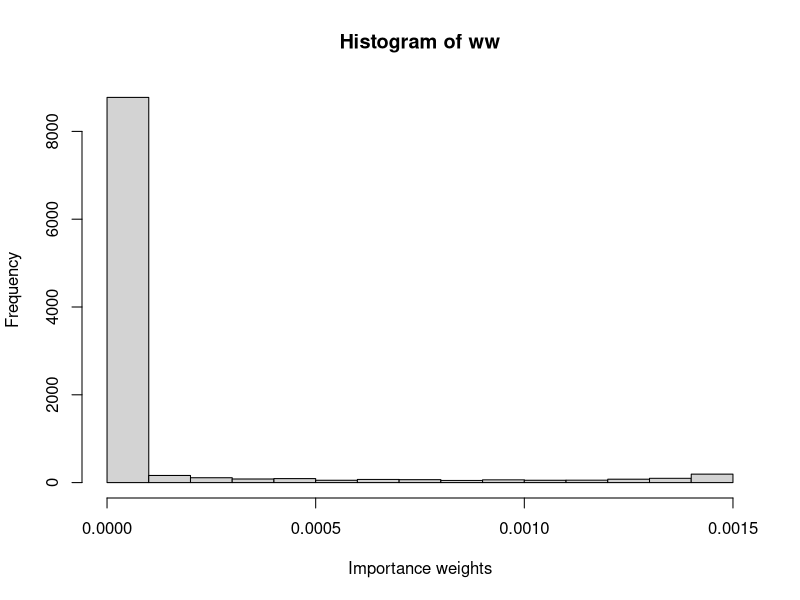
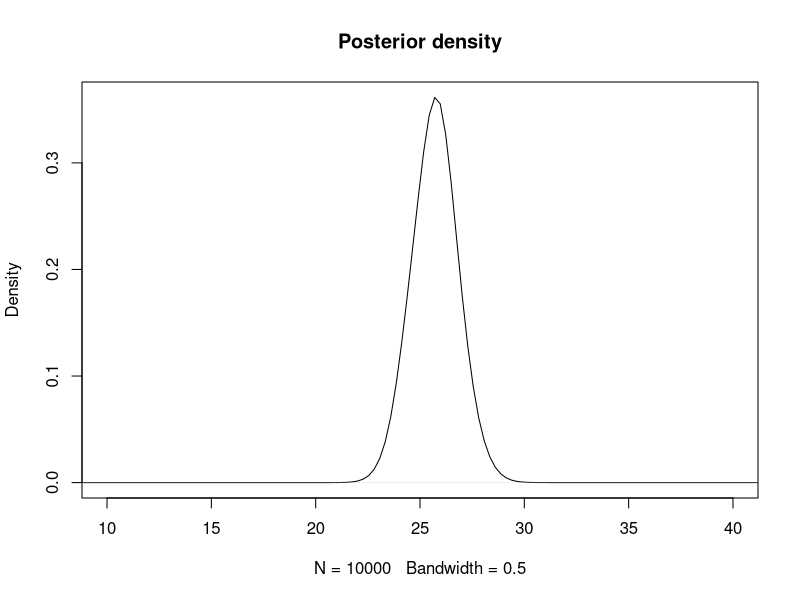
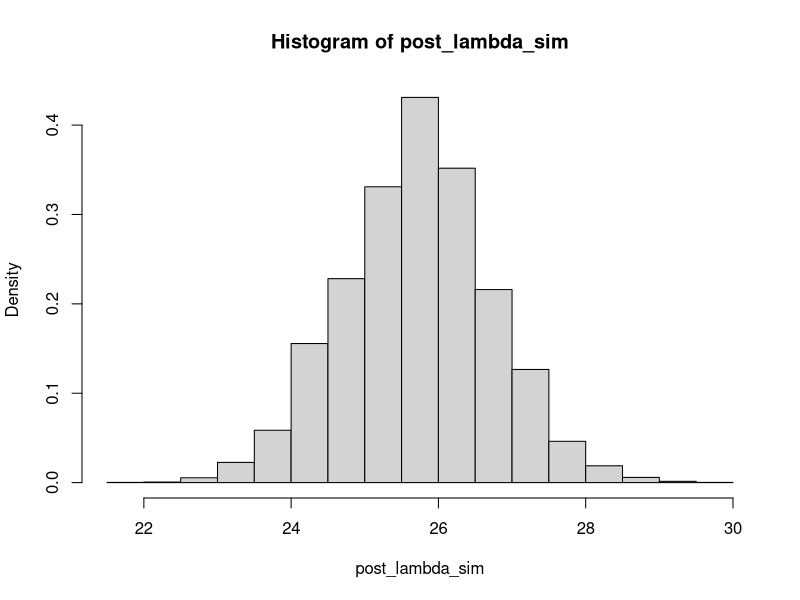
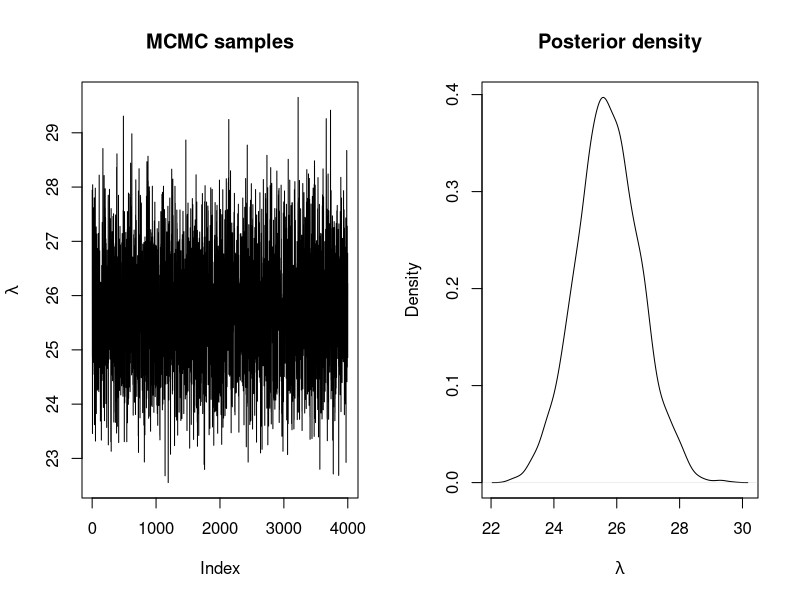
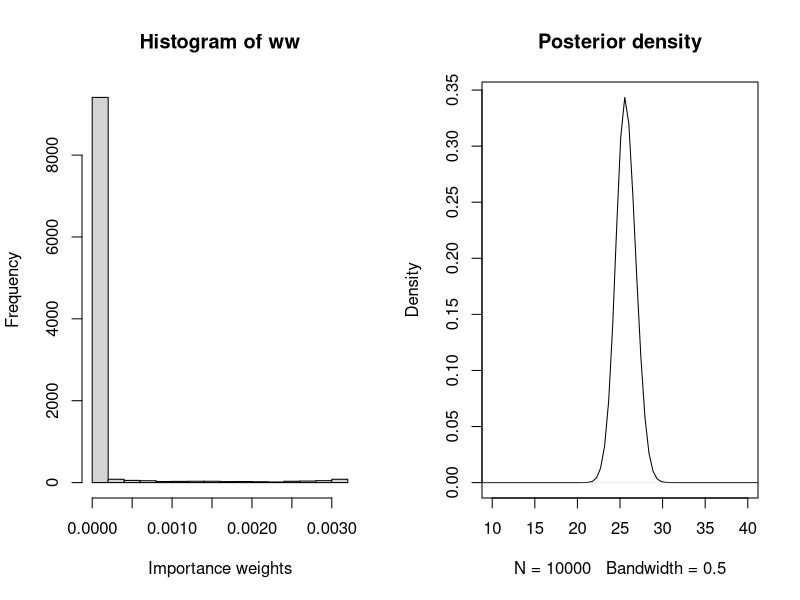
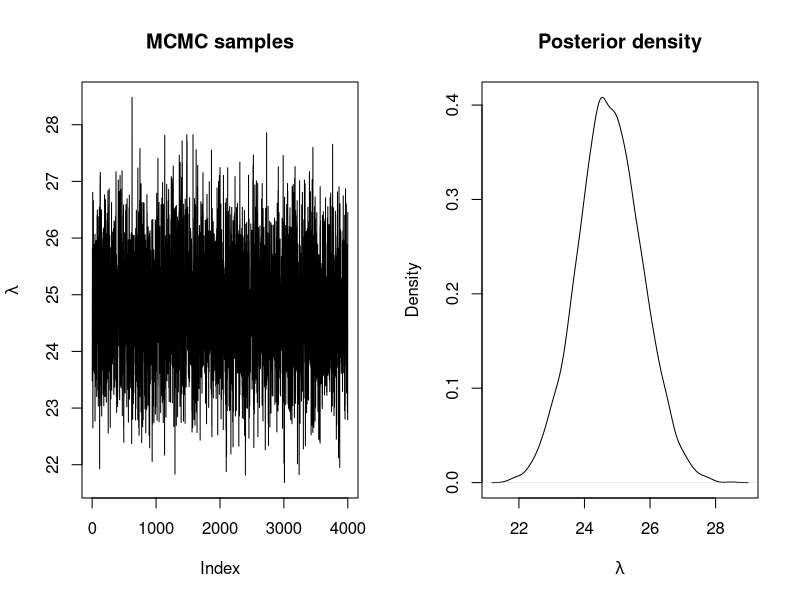
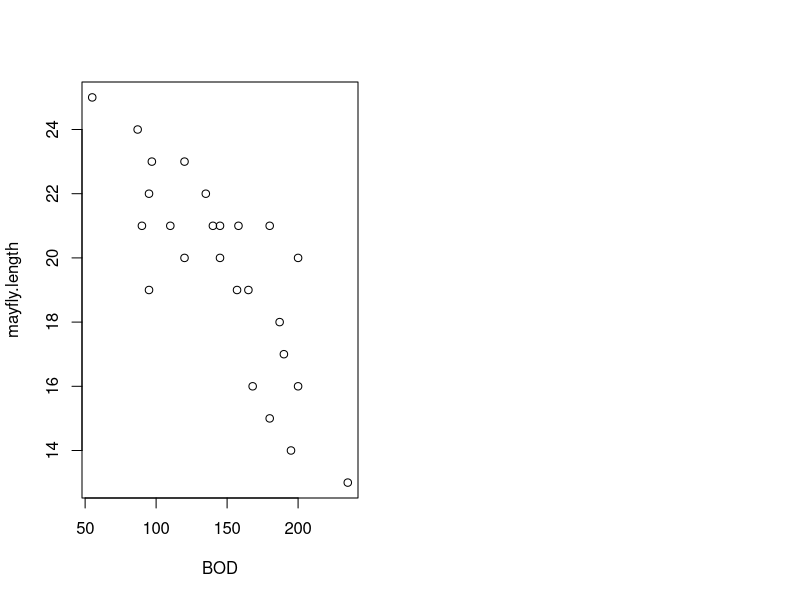
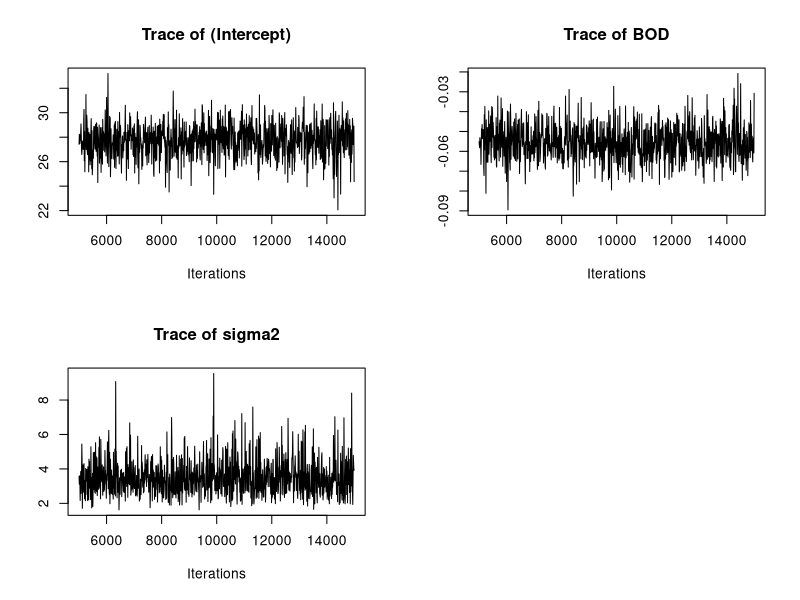

R code for these plots, in order:
## ---- chunk 1
GoTdata <- data.frame(Us = c(25, 29, 27, 27, 25, 27, 22, 26, 27, 29, 23,
                          28, 25, 24, 22, 25, 23, 29, 23, 28, 21, 29,
                          28, 23, 28))
y <- GoTdata$Us
## ---- chunk 2
n_simulations <- 10000
set.seed(1)
lambda_sim <- rlnorm(n_simulations, 3, 0.5)
## ---- chunk 3
# Log-Likelihood (for each value of lambda_sim)
loglik_pois <- sapply(lambda_sim, function(LAMBDA) {
  sum(dpois(GoTdata$Us, LAMBDA, log = TRUE))
})

# Log-weights: log-lik + log-prior - log-proposal_distribution
log_ww <- loglik_pois + dgamma(lambda_sim, 0.01, 0.01, log = TRUE) - dlnorm(lambda_sim, 3, 0.5, log = TRUE)

# Re-scale weights to sum up to one
log_ww <- log_ww - max(log_ww)
ww <- exp(log_ww)
ww <- ww / sum(ww)

## ---- chunk 4
hist(ww, xlab = "Importance weights")
## ---- chunk 5
# Posterior mean
(post_mean <- sum(lambda_sim * ww))

# Posterior variance
(post_var <- sum(lambda_sim^2 * ww)- post_mean^2)
## ---- chunk 6
plot(density(lambda_sim, weights = ww, bw = 0.5) , main = "Posterior density", xlim = c(10,40))
## ---- chunk 7
post_lambda_sim <- sample(lambda_sim, prob = ww, replace = TRUE)
hist(post_lambda_sim, freq = FALSE)
## ---- chunk 8
# Proposal distribution: sampling
rq <- function(lambda) {
  rlnorm(1, meanlog = log(lambda), sdlog = sqrt(1 / 100))
}

# Proposal distribution: log-density
logdq <- function(new.lambda, lambda) {
  dlnorm(new.lambda, meanlog = log(lambda), sdlog = sqrt(1 / 100), log = TRUE)
}

# Prior distribution: Ga(0.01, 0.01)
logprior <- function(lambda) {
  dgamma(lambda, 0.01, 0.01, log = TRUE)
}

# LogLikelihood
loglik <- function(y, lambda) {
   res <- sum(dpois(y, lambda, log = TRUE)) 
}
## ---- chunk 9
# Number of iterations
n.iter <- 40500

# Simulations of the parameter
lambda <- rep(NA, n.iter)

# Initial value
lambda[1] <- 30

for(i in 2:n.iter) {
  new.lambda <- rq(lambda[i - 1])
  
  # Log-Acceptance probability
  logacc.prob <- loglik(y, new.lambda) + logprior(new.lambda) +
    logdq(lambda[i - 1], new.lambda)
  logacc.prob <- logacc.prob - loglik(y, lambda[i - 1]) - logprior(lambda[i - 1]) - 
    logdq(new.lambda, lambda[i - 1])
  logacc.prob <- min(0, logacc.prob)#0 = log(1)
  
  if(log(runif(1)) < logacc.prob) {
    # Accept
    lambda[i] <- new.lambda
  } else {
    # Reject
    lambda[i] <- lambda[i - 1]
  }
}
## ---- chunk 10
# Remove burn-in
lambda <- lambda[-c(1:500)]

# Thinning
lambda <- lambda[seq(1, length(lambda), by = 10)]

# Summary statistics
summary(lambda)

par(mfrow = c(1, 2))
plot(lambda, type = "l", main = "MCMC samples", ylab = expression(lambda))
plot(density(lambda), main = "Posterior density", xlab = expression(lambda))
## ---- chunk 11
    ESS <- function(ww){
      (sum(ww)^2)/sum(ww^2)
    }
    ESS(ww)
    n_simulations
## ---- chunk 12
    n_simulations <- 10000
    set.seed(12)
    lambda_sim <- rgamma(n_simulations,5,0.1)
    loglik_pois <- sapply(lambda_sim, function(LAMBDA) {
      sum(dpois(GoTdata$Us, LAMBDA, log = TRUE))
    })
    log_ww <- loglik_pois + dgamma(lambda_sim, 0.01, 0.01, log = TRUE) - dgamma(lambda_sim, 5, 0.1, log=TRUE)
    log_ww <- log_ww - max(log_ww)
    ww <- exp(log_ww)
    ww <- ww / sum(ww)
## ---- chunk 13
    hist(ww, xlab = "Importance weights")
## ---- chunk 14
    post_mean <- sum(lambda_sim * ww)
    post_mean
    post_var <- sum(lambda_sim^2 * ww)- post_mean^2
    post_var
## ---- chunk 15
    plot(density(lambda_sim, weights = ww, bw = 0.5), main = "Posterior density", xlim = c(10,40))
## ---- chunk 16
    ESS(ww)
    n_simulations
## ---- chunk 17
    # Prior distribution: Ga(1.0, 1.0)
    logprior <- function(lambda) {
      dgamma(lambda, 1.0, 1.0, log = TRUE)
    }
    # Number of iterations
    n.iter <- 40500
    
    # Simulations of the parameter
    lambda <- rep(NA, n.iter)
    
    # Initial value
    lambda[1] <- 30
    
    for(i in 2:n.iter) {
      new.lambda <- rq(lambda[i - 1])
      
      # Log-Acceptance probability
      logacc.prob <- loglik(y, new.lambda) + logprior(new.lambda) +
        logdq(lambda[i - 1], new.lambda)
      logacc.prob <- logacc.prob - loglik(y, lambda[i - 1]) - logprior(lambda[i - 1]) - 
        logdq(new.lambda, lambda[i - 1])
      logacc.prob <- min(0, logacc.prob)#0 = log(1)
      
      if(log(runif(1)) < logacc.prob) {
        # Accept
        lambda[i] <- new.lambda
      } else {
        # Reject
        lambda[i] <- lambda[i - 1]
      }
    }
    # Remove burn-in
    lambda <- lambda[-c(1:500)]
    
    # Thinning
    lambda <- lambda[seq(1, length(lambda), by = 10)]
    
    # Summary statistics
    summary(lambda)
    
    par(mfrow = c(1, 2))
    plot(lambda, type = "l", main = "MCMC samples", ylab = expression(lambda))
    plot(density(lambda), main = "Posterior density", xlab = expression(lambda))
## ---- chunk 18
# Read in data
BOD <- c(200,180,135,120,110,120,95,168,180,195,158,145,140,145,165,187,
         190,157,90,235,200,55,87,97,95)
mayfly.length <- c(20,21,22,23,21,20,19,16,15,14,21,21,21,20,19,18,17,19,21,13,
            16,25,24,23,22)
# Create data frame for the analysis
Data <- data.frame(BOD=BOD,mayfly.length=mayfly.length)
## ---- chunk 19
library(MCMCpack)
## ---- chunk 20
?MCMCregress
## ---- chunk 21
    # Scatterplot
    plot(BOD,mayfly.length)
    # Correlation with hypothesis test
    cor.test(BOD,mayfly.length)
## ---- chunk 22
    # Linear Regression using lm()
    linreg <- lm(mayfly.length ~ BOD, data = Data)
    summary(linreg)
## ---- chunk 23
    # Bayesian Linear Regression using a Gibbs Sampler
    
    # Set the size of the burn-in, the number of iterations of the Gibbs Sampler
    # and the level of thinning
    burnin <- 5000
    mcmc <- 10000
    thin <- 10

    # Obtain the samples
    results1  <- MCMCregress(mayfly.length~BOD,
                             b0=c(0.0,0.0), B0 = c(0.0001,0.0001),
                             c0 = 2, d0 = 2, # Because the prior is Ga(c0/2,d0/2),
                             beta.start = c(1,1),
                             burnin=burnin, mcmc=mcmc, thin=thin,
                             data=Data, verbose=1000)
    summary(results1)

## ---- chunk 24
    par(mfrow=c(2,2))
    traceplot(results1)
## ---- chunk 25
    par(mfrow=c(2,2))
    densplot(results1)
## ---- chunk 26
    crosscorr(results1)
## ---- chunk 27
    # Mean-centre the x covariate
    DataC <- Data
    meanBOD <- mean(DataC$BOD)
    DataC$BOD <- DataC$BOD - meanBOD
    
    # Set the size of the burn-in, the number of iterations of the Gibbs Sampler
    # and the level of thinning
    burnin <- 50000
    mcmc <- 10000
    thin <- 10

    # Obtain the samples
    results2  <- MCMCregress(mayfly.length~BOD,
                             b0=c(0.0,0.0), B0 = c(0.0001,0.0001),
                             c0 = 2, d0 = 2, # Because the prior is Ga(c0/2,d0/2),
                             beta.start = c(1,1),
                             burnin=burnin, mcmc=mcmc, thin=thin,
                             data=DataC, verbose=1000)
    summary(results2)
    
    # Correct the effect of the mean-centering on the intercept, using the
    # full set of simulated outputs
    results2.simulations <- as.data.frame(results2)
    results2.beta.0 <- results2.simulations[,"(Intercept)"] - meanBOD * results2.simulations$BOD
    summary(results2.beta.0)
    var(results2.beta.0)
    sd(results2.beta.0)
    
## ---- chunk 28
    par(mfrow=c(2,2))
    traceplot(results2)
## ---- chunk 29
    par(mfrow=c(2,2))
    densplot(results2)
    # Need to use the Base R kernel density function to look at the corrected 
    # Intercept
    plot(density(results2.beta.0, bw = 0.3404), xlim=c(22,34),
         main = "Density, corrected Intercept")
## ---- chunk 30
    crosscorr(results2)
